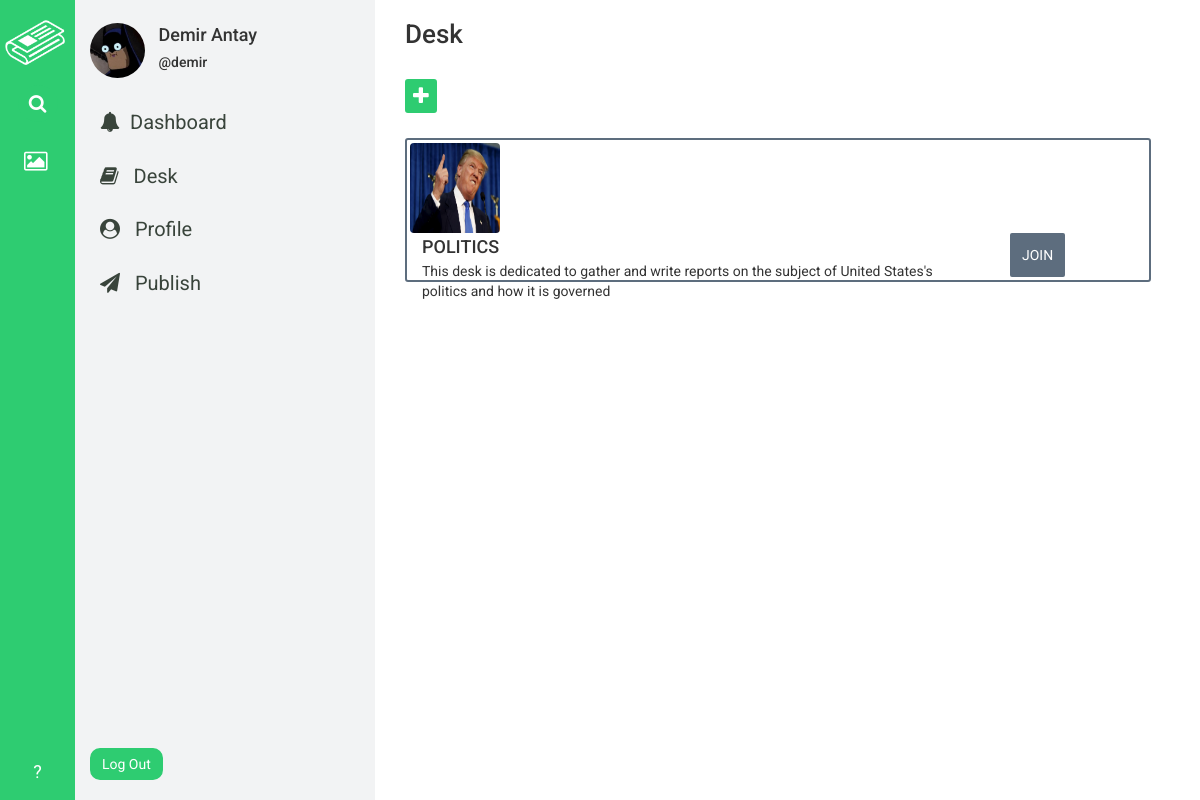
The app's page /home/desk/ (signed in), older data.
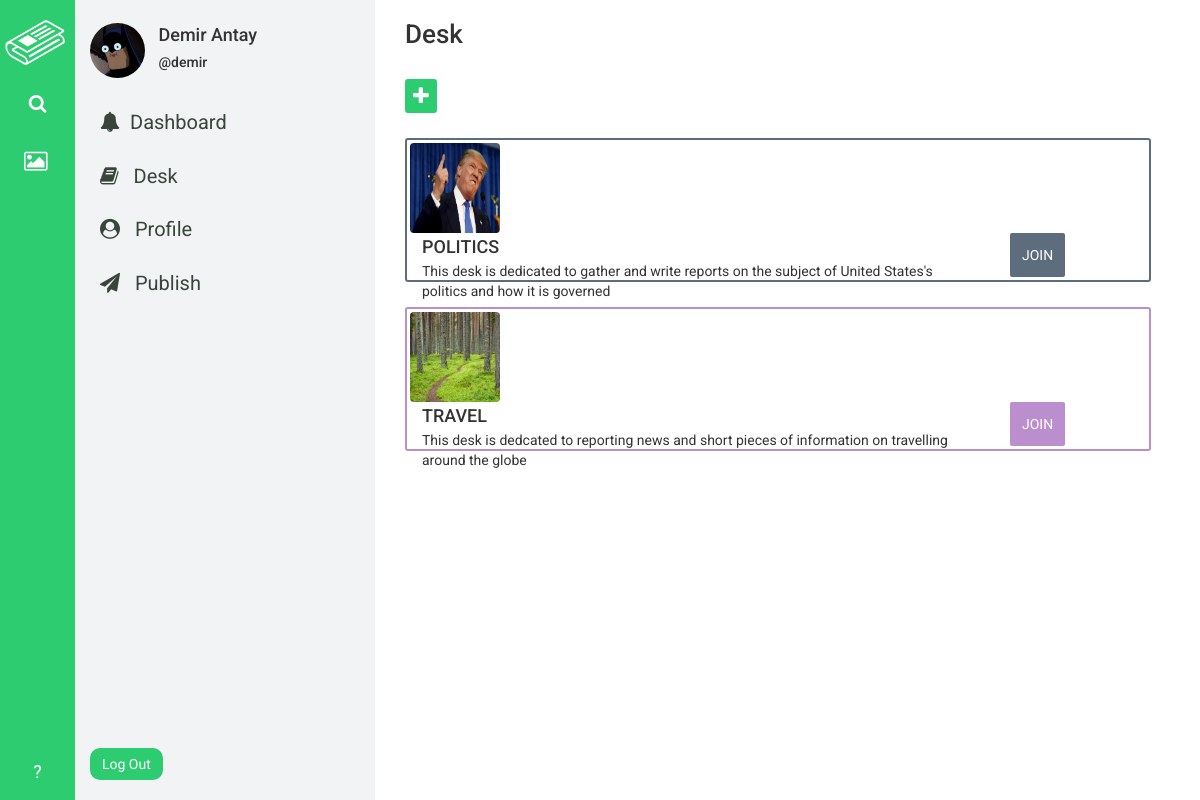
The same page, newer data.
### profile_app/models.py (models this page shows, shortened)
class ProfileSettings(models.Model):
    user = models.OneToOneField(User, on_delete=models.CASCADE)
    profile_photo = models.ImageField(
        upload_to='profile_photos/', blank=False, null=False
    )
    name = models.CharField(max_length=200, blank=False, null=False)
    bio = models.TextField(blank=False, null=False)
    personal_link = models.CharField(max_length=200, blank=False, null=False)

### desk_app/models.py (models this page shows, shortened)
class Desk(models.Model):
    sub_editor = models.ForeignKey(User, on_delete=models.CASCADE)
    image = models.ImageField(
        upload_to='deks_images/', blank=False, null=False
    )
    CATEGORY_CHOICES = (
        ('WORLD', 'fa fa-globe'),
        ('METRO', 'fa fa-building'),
        ('POLITICS', 'fa-flag'),
        ('BUSINESS', 'fa fa-suitcase'),
        ('TECH', 'fa fa-code'),
        ('SCIENCE', 'fa fa-flask'),
        ('OPINION', 'fa fa-gavel'),
        ('HEALTH', 'fa fa-heart'),
        ('SPORTS', 'fa fa-bicycle'),
        ('ARTS', 'fa fa-paint-brush'),
        ('BOOKS', 'fa fa-book'),
        ('STYLE', 'fa fa-eye'),
        ('TRAVEL', 'fa fa-plane'),
        ('MAGAZINE', 'fa fa-file'),
        ('TABLOID', 'fa fa-phone'),
    )
    CATEGORY_COLOR_CHOICES = (
        ('WORLD', '#3498DB'),
        ('METRO', '#2980B9'),
        ('POLITICS', '#5D6D7E'),
        ('BUSINESS', '#2E4053'),
        ('TECH', '#F4D03F'),
        ('SCIENCE', '#2ECC71'),
        ('OPINION', '#9B59B6'),
        ('HEALTH', '#E74C3C'),
        ('SPORTS', '#58D68D'),
        ('ARTS', '#F39C12'),
        ('BOOKS', '#E67E22'),
        ('STYLE', '#F5B7B1'),
        ('TRAVEL', '#BB8FCE'),
        ('MAGAZINE', '#8E44AD'),
        ('TABLOID', '#A569BD'),
    )
    category = models.CharField(max_length=50, choices=CATEGORY_CHOICES)
    category_color = models.CharField(
        max_length=50, choices=CATEGORY_COLOR_CHOICES
    )
    name = models.CharField(max_length=30)
    description = models.TextField()
    creation_date = models.DateField(default=timezone.now)

### home_app/views.py (the view, shortened to what this page needs)
# urls.py: path('home/desk/', views.desk_browse, name='desk_browse'),
@login_required
def desk_browse(request):
    current_user = get_object_or_404(User, pk=request.user.id)
    try:
        current_user_settings = ProfileSettings.objects.get(user=current_user)
    except ObjectDoesNotExist:
        current_user_settings = None
    try:
        all_desks = Desk.objects.order_by('-creation_date')
    except ObjectDoesNotExist:
        all_desks = None
    data = {
        'current_user': current_user,
        'has_home_navbar': True,
        'current_user_settings': current_user_settings,
        'all_desks': all_desks,
    }
    return render(request, 'home_app/desk.html', context=data)

### templates/home_app/desk.html (shortened to what this page needs)
{% extends 'base.html' %}
{% load staticfiles %}
{% block css_link %}
<link rel="stylesheet" href="{% static 'home_app/css/desk.css' %}" />
{% endblock %}
{% block content %}
<div id="wrapper">
  <h3 id="header">Desk</h3>
  <br />
  <button id="create_desk"><i class="fa fa-plus"></i></button>
  <div id="desk-boxes">
    {% for desk in all_desks %}
    <div id="desk-box-cell" style="border: 2px solid {{ desk.get_category_color_display }};">
      <img src="{{ desk.image.url }}" alt="desk_image" height="90" width="90" />
      <div id="content">
        <h4>{{ desk.name }}</h4>
        <p>{{ desk.description }}</p>
      </div>
      <form action="{% url 'desk_browse' %}" method="POST">
        <input type="submit" value="JOIN" style="background-color: {{ desk.get_category_color_display }}" name="join_desk_button"/>
      </form>
    </div>
    {% endfor %}
  </div>
</div>
{% endblock %}

### templates/base.html (shortened to what this page needs)
{% load staticfiles %}
<!DOCTYPE html>
<html>
<head>
  <link rel="stylesheet" href="https://maxcdn.bootstrapcdn.com/bootstrap/3.3.7/css/bootstrap.min.css">
  <link rel="stylesheet" href="https://cdnjs.cloudflare.com/ajax/libs/font-awesome/4.7.0/css/font-awesome.min.css">
  <link rel="stylesheet" href="{% static 'base.css' %}">
  {% block css_link %}{% endblock %}
</head>
<body>
  {% if has_home_navbar == True %}
    <div id="home-navbar-left-part">
      <a href="{% url 'dashboard' %}"><img src="{% static 'assets/white-logo.png' %}" alt="logo"/></a>
      <a id="home-search-link" href=""><p class="text-center"><i class="fa fa-search"></i></p></a>
      <div id="home-desk-links">
        <a href="" id="desk-link"><p><i class="fa fa-photo"></i> <span>DESK NAME</span></p></a>
      </div>
      <a id="home-help-link" href="" class="text-center"><p class="text-center">?</p></a>
    </div>
    <div id="home-navbar-right-part">
      <div id="right-part-author-info">
        <img src="{{ current_user_settings.profile_photo.url }}" alt="ss" height="55px" width="55px" />
        <div id="right-part-author-name">
          <h4> {{ current_user_settings.name }}</h4>
          <h5>@{{ current_user.username }}</h5>
        </div>
      </div>
      <a href="{% url 'dashboard' %}"><i class="fa fa-bell"></i>Dashboard</a>
      <a href="{% url 'desk_browse' %}"><i class="fa fa-book"></i> Desk</a>
      <a href="{% url 'contributions' %}"><i class="fa fa-user-circle"></i> Profile</a>
      <a href=""><i class="fa fa-paper-plane"></i> Publish</a>
      <form method="POST" action="{% url 'logout' %}" id="logout_form">
        <input type="submit" value="Log Out" />
      </form>
    </div>
  {% endif %}
  {% block content %}{% endblock %}
</body>
</html>

### static/base.css (style rules this page uses)
html body { font-family: 'Roboto'; height: 100%; width: 100%; }
#home-navbar-left-part { height: 100% !important; width: 75px; background-color: #2ECC71; display: inline; position: fixed; z-index: 1 !important; }
#home-navbar-left-part img { height: 45px; margin-left: 5px; margin-top: 20px; display: block; }
#home-search-link p { color: white; font-size: 19px; background-color: #2ECC71; border-radius: 50%; width: 40px; padding: 5px; margin: 0 auto; margin-top: 20px; }
#home-help-link p { color: white; font-size: 18px; bottom: 0 !important; position: absolute; margin-bottom: 15px; width: 100%; }
#home-desk-links { width: 100%; height: 460px; margin-top: 20px; }
#desk-link p { color: white; font-size: 22px; background-color: transparent; width: 35px; height: auto; border-radius: 50%; padding: 4px; margin: 0 auto; margin-bottom: 10px; }
#home-navbar-right-part { height: 100vh; width: 300px; background-color: #F2F3F4; display:inline-block; margin-left: 75px; padding: 15px; position: fixed; }
#right-part-author-info { margin-bottom: -5px; background-color: transparent; }
#right-part-author-info img { border-radius: 50%; margin-bottom: 25px !important; }
#right-part-author-name { display: inline-block; background-color: transparent; margin-left: 10px; }
#right-part-author-info h4 { display: block; }
#right-part-author-info h5 { display: block; }
#home-navbar-right-part a { display: block; font-size: 20px; margin-bottom: 5px; padding: 10px; border-radius: 5px; color: #39443b; }
#home-navbar-right-part a i { margin-right: 10px; }
#logout_form input { border-radius: 10px; background-color: #2ECC71; border: 2px solid #2ECC71; color: white; bottom: 0; position: absolute; margin-bottom: 20px; padding: 4px 10px; }

### static/home_app/css/desk.css (style rules this page uses)
#wrapper { margin-left: 375px !important; background-color: white; height: 100vh; width: 70%; padding-left: 30px; padding-right: 25px; overflow: auto; }
#header { font-weight: 500; font-size: 26px; }
#create_desk { background-color: #2ECC71; color: white; font-size: 20px; border-radius: 3px; border: 2px solid #2ECC71; }
#desk-box-cell { margin-top: 25px; height: auto; width: 95%; background-color: white; padding: 3px; border-radius: 3px; }
#desk-box-cell img { border-radius: 4px !important; }
#content { display: inline-block; padding: 2px !important; background-color: transparent; width: 550px; position: absolute; height: auto; margin-top: 2px; margin-left: 10px; }
#content h4 { margin: 0px !important; margin-bottom: 4px !important; }
#content p { margin: 0px !important; }
#desk-box-cell form { display: inline; position: relative; margin-left: 600px; }
#desk-box-cell form input { padding: 10px; border: 2px solid transparent; color: white; border-radius: 2px; }

Row changes from the older to the newer data that the page shows:
added Desk: image (picture), name "TRAVEL", description "This desk is dedcated to reporting news and short pieces of information on travelling around the globe"
